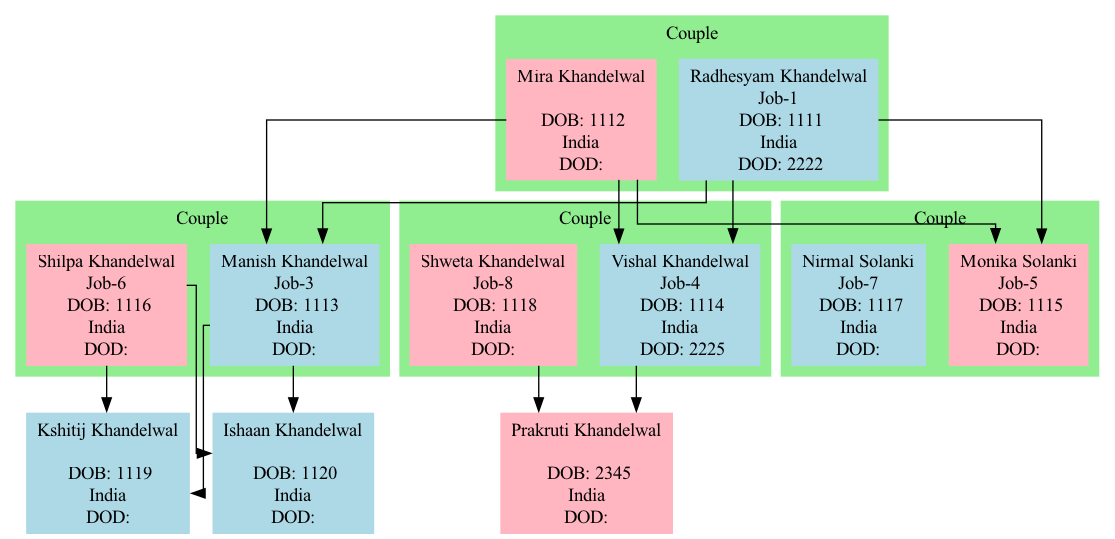

Reproduce this figure in Python.
from graphviz import Digraph
import pandas as pd
import numpy as np
import os
import shutil

def CreateTree(filename):
    rawdf = pd.read_excel(filename, keep_default_na=False)  ## Change file path
    el1 = rawdf[['ID','MotherID']]
    el2 = rawdf[['ID','FatherID']]
    el1.columns = ['Child', 'ParentID']
    el2.columns = el1.columns
    el = pd.concat([el1, el2])
    el.replace('', np.nan, regex=True, inplace = True)
    t = pd.DataFrame({'tmp':['no_entry'+str(i) for i in range(el.shape[0])]})
    el['ParentID'].fillna(t['tmp'], inplace=True)
    df = el.merge(rawdf, left_index=True, right_index=True, how='left')
    df['Name'] = df[df.columns[4:6]].apply(lambda x: ' '.join(x.dropna().astype(str)),axis=1)
    df = df.drop(['Child','FatherID', 'MotherID', 'First name', 'Last name'], axis=1)
    df = df[['ID', 'Name', 'S', 'DoB', 'DoD', 'Place of birth', 'Job', 'ParentID','SpouseID']]

    # Create the Digraph
    f = Digraph('neato', format='png', encoding='utf8', filename='familytree', node_attr={'style': 'filled'}, graph_attr={"concentrate": "true", "splines":"ortho"})
    f.attr('node', shape='box')

    # Create clusters for spouses
    spouse_clusters = {}

    placeholder_nodes = set()
    # Iterate through the dataframe to add nodes and clusters
    for index, row in df.iterrows():
        node_id = str(row['ID'])
        node_label = (
            str(row['Name'])
            + '\n' +
            str(row['Job'])
            + '\n DOB: ' +
            str(row['DoB'])
            + '\n' +
            str(row['Place of birth'])
            + '\n DOD: ' +
            str(row['DoD'])
        )
        node_color = 'lightpink' if row['S'] == 'F' else 'lightblue' if row['S'] == 'M' else 'lightgray'

        # Check if the node has a spouse
        if str(row['SpouseID']) != '':
            spouse_id = str(row['SpouseID'])

            # Check if the spouse cluster exists, if not create one
            if spouse_id not in spouse_clusters:
                spouse_clusters[spouse_id] = Digraph('cluster_' + spouse_id)
                spouse_clusters[spouse_id].attr(label='Couple', color='lightgreen', style='filled')

            # Add the node to the spouse cluster
            spouse_clusters[spouse_id].node(node_id, label=node_label, color=node_color)
        else:
            # Add nodes without spouses directly to the main Digraph
            if 'no_entry' not in node_id:
                f.node(node_id, label=node_label, color=node_color)
            else:
                placeholder_nodes.add(node_id)
            

    # Add nodes and clusters to the main Digraph
    for cluster_id, cluster in spouse_clusters.items():
        f.subgraph(cluster)

    # Add edges
    for index, row in df.iterrows():
        if 'no_entry' not in str(row["ParentID"]) and str(row["ParentID"]) not in placeholder_nodes:
            f.edge(str(row["ParentID"]), str(row["ID"]), label='')

    f.render(view=False)

    cwd=os.getcwd()
    file_path=os.path.join(cwd,'familytree.png')
    desktop_path=os.path.join(os.path.expanduser('~'),'Desktop')
    # Check if file already exists 
    try:
        shutil.move(file_path,desktop_path)
        
    except:
        shutil.copy2(file_path, desktop_path)
